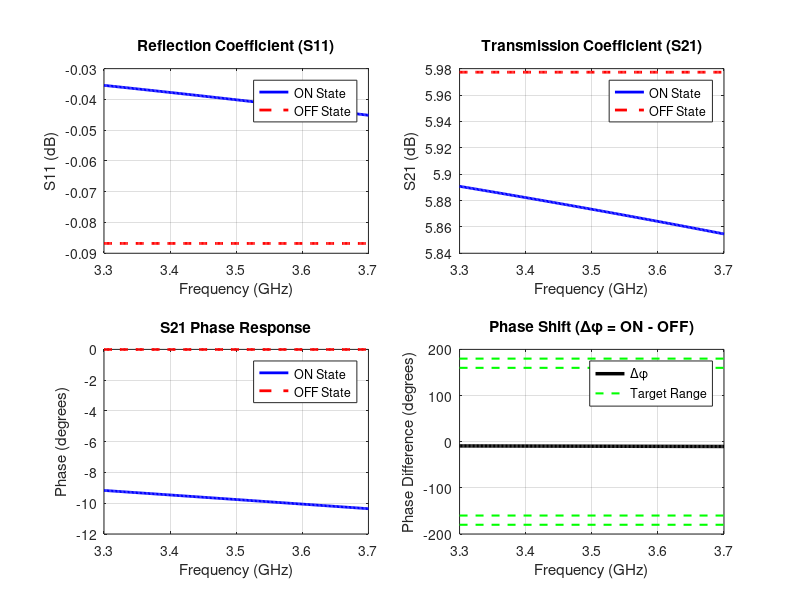
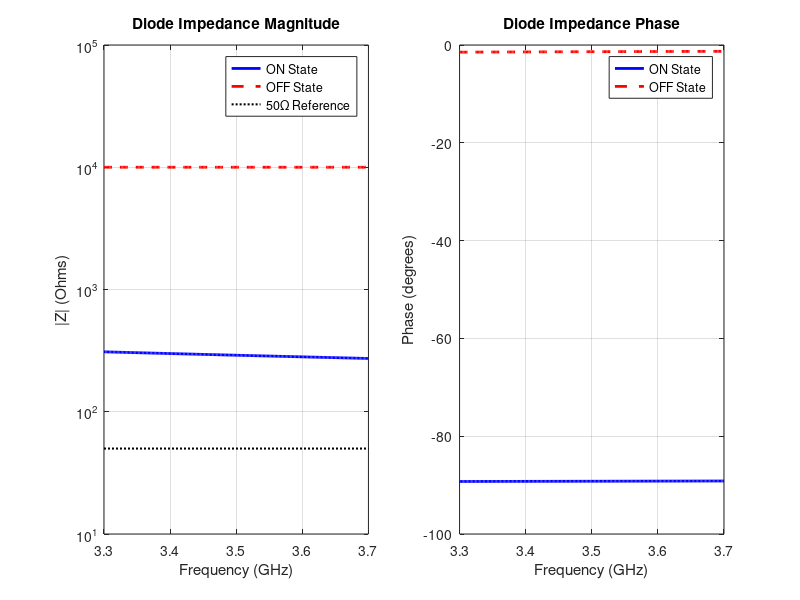
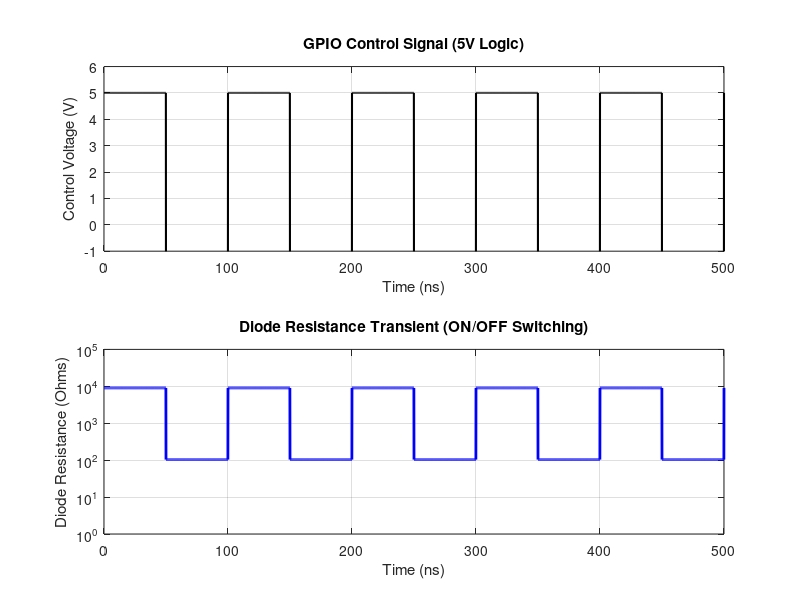

MATLAB code to generate these figures, in order: (Note: this script raises an error after producing the figures.)
%% O-RIS PIN DIODE SWITCHING CIRCUIT SIMULATOR
% Simulates BAP64-02 PIN diode switching for metasurface unit cell
% Analyzes phase shift, S-parameters, and switching dynamics
% Author: ALICE - O-RIS PoC Project
% Date: 2024

clear all; close all; clc;

%% ========================================================================
%  SECTION 1: COMPONENT PARAMETERS
%% ========================================================================

fprintf('=== O-RIS PIN Diode Circuit Simulator ===\n\n');

% Frequency parameters
f_center = 3.5e9;           % 3.5 GHz (n78 band center)
f_min = 3.3e9;              % Lower band edge
f_max = 3.7e9;              % Upper band edge
f_points = 201;             % Frequency points for sweep
freq = linspace(f_min, f_max, f_points);
omega = 2*pi*freq;
lambda_center = 3e8/f_center;  % Wavelength at center

% BAP64-02 PIN Diode Parameters (from datasheet)
% ON State (Forward Bias)
R_on = 4;                   % Series resistance (Ohms) - typical
L_on = 0.6e-9;              % Series inductance (nH)
C_on = 0.15e-12;            % Junction capacitance (pF) - minimal when ON

% OFF State (Reverse Bias)
R_off = 10e3;               % Series resistance (kOhms) - high impedance
L_off = 0.6e-9;             % Series inductance (nH) - same
C_off = 0.18e-12;           % Junction capacitance (pF) - increased

% Bias Network Components
R_bias = 100;               % Bias resistor (Ohms) - RF choke
C_dc_block = 10e-12;        % DC blocking capacitor (pF)
L_rf_choke = 100e-9;        % RF choke inductor (nH)

% Substrate Parameters (FR4)
er = 4.4;                   % Relative permittivity
h = 1.6e-3;                 % Substrate thickness (mm)
tan_delta = 0.02;           % Loss tangent

% Patch Geometry (from work plan)
patch_size = 5.7e-3;        % 5.7 mm square patch
Z0 = 50;                    % Characteristic impedance (Ohms)

%% ========================================================================
%  SECTION 2: DIODE IMPEDANCE CALCULATION
%% ========================================================================

fprintf('Calculating diode impedance vs frequency...\n');

% ON State Impedance
Z_diode_ON = R_on + 1i*omega*L_on + 1./(1i*omega*C_on);

% OFF State Impedance  
Z_diode_OFF = R_off + 1i*omega*L_off + 1./(1i*omega*C_off);

% Bias Network Impedance (parallel with diode at RF)
Z_bias = R_bias + 1i*omega*L_rf_choke;  % Series R and L for choke
Z_cap = 1./(1i*omega*C_dc_block);       % DC block capacitor

%% ========================================================================
%  SECTION 3: S-PARAMETER CALCULATION (SIMPLIFIED TRANSMISSION LINE MODEL)
%% ========================================================================

fprintf('Computing S-parameters for ON and OFF states...\n');

% Transmission line model for unit cell with switchable load
% S21 (Transmission) and S11 (Reflection) calculation

% ON State
Gamma_ON = (Z_diode_ON - Z0) ./ (Z_diode_ON + Z0);  % Reflection coefficient
S11_ON = Gamma_ON;
S21_ON = 1 + Gamma_ON;  % Simplified transmission (assumes lossless)

% OFF State
Gamma_OFF = (Z_diode_OFF - Z0) ./ (Z_diode_OFF + Z0);
S11_OFF = Gamma_OFF;
S21_OFF = 1 + Gamma_OFF;

% Convert to dB
S11_ON_dB = 20*log10(abs(S11_ON));
S21_ON_dB = 20*log10(abs(S21_ON));
S11_OFF_dB = 20*log10(abs(S11_OFF));
S21_OFF_dB = 20*log10(abs(S21_OFF));

% Phase extraction (in degrees)
Phase_S21_ON = angle(S21_ON) * 180/pi;
Phase_S21_OFF = angle(S21_OFF) * 180/pi;

% Phase difference (target: 160-180 degrees)
Phase_Diff = Phase_S21_ON - Phase_S21_OFF;
Phase_Diff = mod(Phase_Diff + 180, 360) - 180;  % Wrap to [-180, 180]

%% ========================================================================
%  SECTION 4: PERFORMANCE METRICS AT CENTER FREQUENCY
%% ========================================================================

[~, idx_center] = min(abs(freq - f_center));

fprintf('\n=== Performance at 3.5 GHz ===\n');
fprintf('ON State:\n');
fprintf('  S11 = %.2f dB, Phase = %.2f deg\n', S11_ON_dB(idx_center), angle(S11_ON(idx_center))*180/pi);
fprintf('  S21 = %.2f dB, Phase = %.2f deg\n', S21_ON_dB(idx_center), Phase_S21_ON(idx_center));
fprintf('  |Z_diode| = %.2f Ohms\n', abs(Z_diode_ON(idx_center)));
fprintf('\nOFF State:\n');
fprintf('  S11 = %.2f dB, Phase = %.2f deg\n', S11_OFF_dB(idx_center), angle(S11_OFF(idx_center))*180/pi);
fprintf('  S21 = %.2f dB, Phase = %.2f deg\n', S21_OFF_dB(idx_center), Phase_S21_OFF(idx_center));
fprintf('  |Z_diode| = %.2f Ohms\n', abs(Z_diode_OFF(idx_center)));
fprintf('\nPhase Shift:\n');
fprintf('  Δφ = %.2f degrees\n', Phase_Diff(idx_center));

% Check if target achieved
if abs(Phase_Diff(idx_center)) >= 160 && abs(Phase_Diff(idx_center)) <= 180
    fprintf('  ✓ TARGET ACHIEVED (160-180 deg)\n');
else
    fprintf('  ✗ Target not met (adjust patch size or diode position)\n');
end

%% ========================================================================
%  SECTION 5: SWITCHING DYNAMICS (TIME DOMAIN)
%% ========================================================================

fprintf('\nSimulating switching transient response...\n');

% Time parameters
t_max = 500e-9;             % 500 ns simulation
dt = 0.1e-9;                % 0.1 ns time step
t = 0:dt:t_max;

% Control signal (square wave switching)
f_switch = 10e6;            % 10 MHz switching rate
V_control = 5 * square(2*pi*f_switch*t);  % 0V to 5V GPIO signal

% Diode switching time constants
tau_on = 1e-9;              % Turn-on time ~1 ns (fast)
tau_off = 10e-9;            % Turn-off time ~10 ns (carrier recombination)

% Simulate diode resistance change
R_diode = zeros(size(t));
for i = 2:length(t)
    if V_control(i) > 2.5  % Switching to ON
        R_diode(i) = R_off + (R_on - R_off) * (1 - exp(-(t(i)-t(i-1))/tau_on));
    else  % Switching to OFF
        R_diode(i) = R_on + (R_off - R_on) * (1 - exp(-(t(i)-t(i-1))/tau_off));
    end
end

%% ========================================================================
%  SECTION 6: POWER CONSUMPTION ANALYSIS
%% ========================================================================

fprintf('Analyzing power consumption...\n');

% Per diode power (ON state, forward bias)
V_forward = 0.9;            % Forward voltage drop (V)
I_forward = 10e-3;          % Forward current (mA)
P_diode_ON = V_forward * I_forward;  % Power per diode (mW)

% Total array power (16×16 = 256 diodes, worst case all ON)
N_diodes_per_panel = 16 * 16;
N_panels = 8;
N_diodes_total = N_diodes_per_panel * N_panels;

P_total_array = P_diode_ON * N_diodes_total / 2;  % Assume 50% ON average

fprintf('\nPower Consumption:\n');
fprintf('  Per diode (ON): %.2f mW\n', P_diode_ON * 1000);
fprintf('  Per panel (256 diodes, 50%% duty): %.2f W\n', P_diode_ON * N_diodes_per_panel / 2);
fprintf('  Total array (8 panels): %.2f W\n', P_total_array);
fprintf('  12V SMPS rating: 10A = 120W (sufficient)\n');

%% ========================================================================
%  SECTION 7: VISUALIZATION
%% ========================================================================

fprintf('\nGenerating plots...\n');

% Figure 1: S-Parameters vs Frequency
figure('Name', 'S-Parameters Analysis', 'Position', [100 100 1200 800]);

subplot(2,2,1);
plot(freq/1e9, S11_ON_dB, 'b-', 'LineWidth', 2); hold on;
plot(freq/1e9, S11_OFF_dB, 'r--', 'LineWidth', 2);
grid on;
xlabel('Frequency (GHz)');
ylabel('S11 (dB)');
title('Reflection Coefficient (S11)');
legend('ON State', 'OFF State', 'Location', 'best');
xlim([f_min/1e9 f_max/1e9]);

subplot(2,2,2);
plot(freq/1e9, S21_ON_dB, 'b-', 'LineWidth', 2); hold on;
plot(freq/1e9, S21_OFF_dB, 'r--', 'LineWidth', 2);
grid on;
xlabel('Frequency (GHz)');
ylabel('S21 (dB)');
title('Transmission Coefficient (S21)');
legend('ON State', 'OFF State', 'Location', 'best');
xlim([f_min/1e9 f_max/1e9]);

subplot(2,2,3);
plot(freq/1e9, Phase_S21_ON, 'b-', 'LineWidth', 2); hold on;
plot(freq/1e9, Phase_S21_OFF, 'r--', 'LineWidth', 2);
grid on;
xlabel('Frequency (GHz)');
ylabel('Phase (degrees)');
title('S21 Phase Response');
legend('ON State', 'OFF State', 'Location', 'best');
xlim([f_min/1e9 f_max/1e9]);

subplot(2,2,4);
plot(freq/1e9, Phase_Diff, 'k-', 'LineWidth', 2.5); hold on;
plot([f_min/1e9 f_max/1e9], [160 160], 'g--', 'LineWidth', 1.5);
plot([f_min/1e9 f_max/1e9], [180 180], 'g--', 'LineWidth', 1.5);
plot([f_min/1e9 f_max/1e9], [-160 -160], 'g--', 'LineWidth', 1.5);
plot([f_min/1e9 f_max/1e9], [-180 -180], 'g--', 'LineWidth', 1.5);
grid on;
xlabel('Frequency (GHz)');
ylabel('Phase Difference (degrees)');
title('Phase Shift (Δφ = ON - OFF)');
legend('Δφ', 'Target Range', 'Location', 'best');
xlim([f_min/1e9 f_max/1e9]);
ylim([-200 200]);

% Figure 2: Impedance Analysis
figure('Name', 'Diode Impedance Analysis', 'Position', [150 150 1200 600]);

subplot(1,2,1);
plot(freq/1e9, abs(Z_diode_ON), 'b-', 'LineWidth', 2); hold on;
plot(freq/1e9, abs(Z_diode_OFF), 'r--', 'LineWidth', 2);
plot([f_min/1e9 f_max/1e9], [Z0 Z0], 'k:', 'LineWidth', 1.5);
grid on;
xlabel('Frequency (GHz)');
ylabel('|Z| (Ohms)');
title('Diode Impedance Magnitude');
legend('ON State', 'OFF State', '50Ω Reference', 'Location', 'best');
set(gca, 'YScale', 'log');
xlim([f_min/1e9 f_max/1e9]);

subplot(1,2,2);
plot(freq/1e9, angle(Z_diode_ON)*180/pi, 'b-', 'LineWidth', 2); hold on;
plot(freq/1e9, angle(Z_diode_OFF)*180/pi, 'r--', 'LineWidth', 2);
grid on;
xlabel('Frequency (GHz)');
ylabel('Phase (degrees)');
title('Diode Impedance Phase');
legend('ON State', 'OFF State', 'Location', 'best');
xlim([f_min/1e9 f_max/1e9]);

% Figure 3: Switching Dynamics
figure('Name', 'Switching Transient Response', 'Position', [200 200 1200 600]);

subplot(2,1,1);
plot(t*1e9, V_control, 'k-', 'LineWidth', 1.5);
grid on;
xlabel('Time (ns)');
ylabel('Control Voltage (V)');
title('GPIO Control Signal (5V Logic)');
ylim([-1 6]);

subplot(2,1,2);
plot(t*1e9, R_diode, 'b-', 'LineWidth', 2);
grid on;
xlabel('Time (ns)');
ylabel('Diode Resistance (Ohms)');
title('Diode Resistance Transient (ON/OFF Switching)');
set(gca, 'YScale', 'log');
ylim([1 1e5]);

%% ========================================================================
%  SECTION 8: DATA EXPORT FOR CST VALIDATION
%% ========================================================================

fprintf('\nExporting data for CST validation...\n');

% Save S-parameters to text file (for Soozi's plotting)
output_data = [freq', S11_ON_dB', S21_ON_dB', Phase_S21_ON', ...
               S11_OFF_dB', S21_OFF_dB', Phase_S21_OFF', Phase_Diff'];

fileID = fopen('/home/claude/s_parameters_export.txt', 'w');
fprintf(fileID, 'Frequency(Hz)\tS11_ON(dB)\tS21_ON(dB)\tPhase_ON(deg)\tS11_OFF(dB)\tS21_OFF(dB)\tPhase_OFF(deg)\tPhaseDiff(deg)\n');
fprintf(fileID, '%.6e\t%.4f\t%.4f\t%.4f\t%.4f\t%.4f\t%.4f\t%.4f\n', output_data');
fclose(fileID);

fprintf('  ✓ S-parameters saved to: s_parameters_export.txt\n');

% Save MATLAB workspace for further analysis
save('/home/claude/pin_diode_simulation.mat');
fprintf('  ✓ Workspace saved to: pin_diode_simulation.mat\n');

%% ========================================================================
%  SECTION 9: OPTIMIZATION RECOMMENDATIONS
%% ========================================================================

fprintf('\n=== Optimization Recommendations ===\n');

if abs(Phase_Diff(idx_center)) < 160
    fprintf('⚠ Phase shift too low. Try:\n');
    fprintf('   1. Increase patch size by +0.2mm (5.9mm)\n');
    fprintf('   2. Move diode closer to patch edge\n');
    fprintf('   3. Use thinner substrate (1.2mm instead of 1.6mm)\n');
elseif abs(Phase_Diff(idx_center)) > 180
    fprintf('⚠ Phase shift too high. Try:\n');
    fprintf('   1. Decrease patch size by -0.2mm (5.5mm)\n');
    fprintf('   2. Move diode toward patch center\n');
else
    fprintf('✓ Phase shift within target range!\n');
    fprintf('  Proceed to CST full-wave simulation for validation.\n');
end

fprintf('\n=== Simulation Complete ===\n');
fprintf('Next Steps:\n');
fprintf('  1. Import these results into CST for EM validation\n');
fprintf('  2. Share s_parameters_export.txt with Soozi\n');
fprintf('  3. Use phase shift data in control matrix simulator\n');
